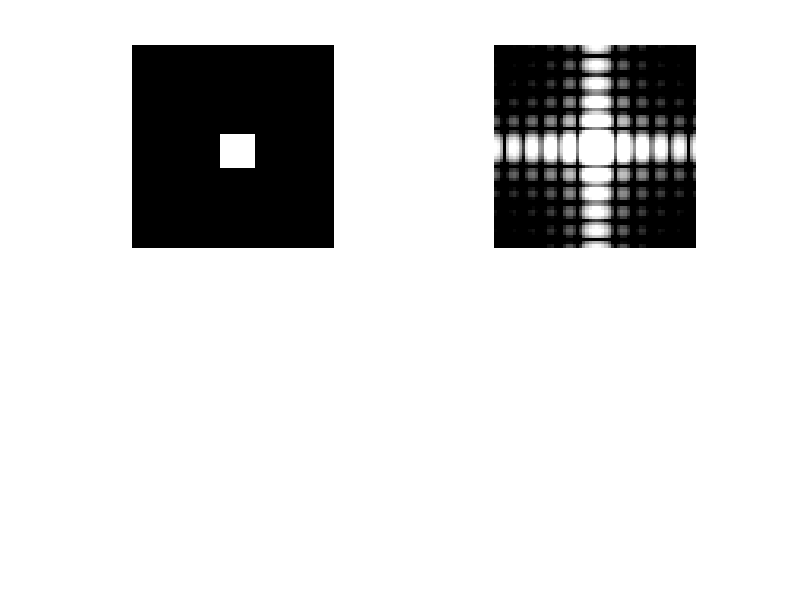

Recreate this plot in MATLAB. (Note: this script raises an error after producing the figure.)
L=zeros(64,64); %zero matrix 64 x 64
L(29:39,29:39)=ones(11,11); %put in a white square 7 x 7
subplot(2,2,1); imshow(L); %show it

FL=fft2(L); %2D DFT
subplot(2,2,2); imshow(fftshift(log10(abs(FL)))); %show the centralized DFT

d=circle(10); %generate a white circle on a black background
D=fft2(d); %2D DFT
subplot(2,2,3); imshow(d); %show the circle
subplot(2,2,4); imagesc(fftshift(abs(D))); colormap(gray); axis image %and its DFT